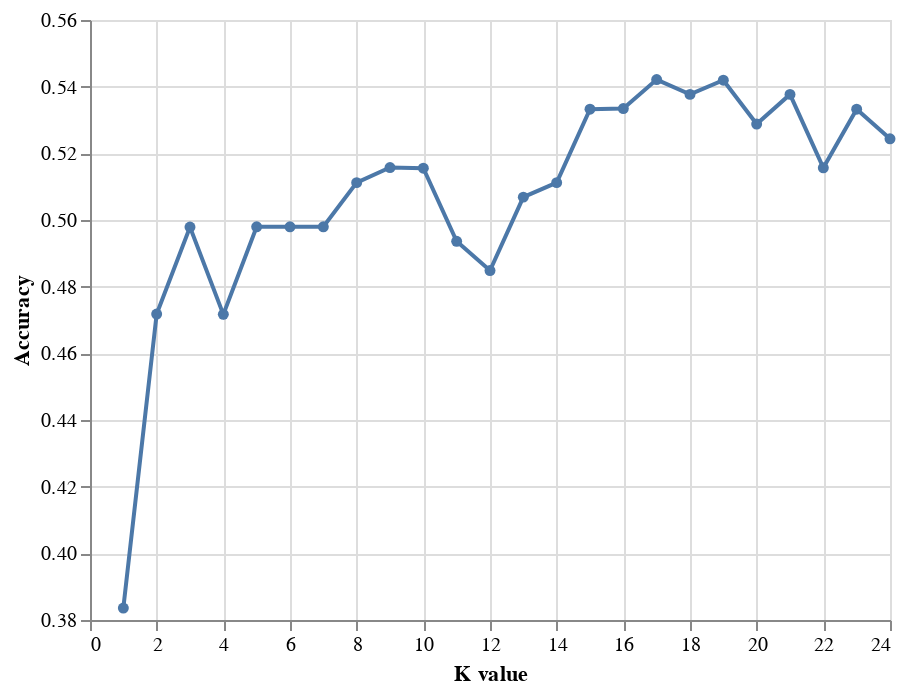

Source (notebook cell):
### Code cell
cross_val_plot=alt.Chart(accuracies_grid2).mark_line(point=True).encode(
    x=alt.X("n_neighbors",title = "K value", scale=alt.Scale(zero=False)),
    y=alt.Y("mean_test_score",title = "Accuracy", scale=alt.Scale(zero=False))
)
cross_val_plot

### Figure 1 — Vega-Lite specification as saved in the notebook (floating-point values rounded to 4 significant figures)
{"config": {"view": {"continuousWidth": 400, "continuousHeight": 300}}, "data": {"name": "data-edd93c0ff7fd7a9fa80c91bde7871efb"}, "mark": {"type": "line", "point": true}, "encoding": {"x": {"field": "n_neighbors", "scale": {"zero": false}, "title": "K value", "type": "quantitative"}, "y": {"field": "mean_test_score", "scale": {"zero": false}, "title": "Accuracy", "type": "quantitative"}}, "$schema": "https://vega.github.io/schema/vega-lite/v4.17.0.json", "datasets": {"data-edd93c0ff7fd7a9fa80c91bde7871efb": [{"n_neighbors": 1, "mean_test_score": 0.3836, "sem_test_score": 0.01698}, {"n_neighbors": 2, "mean_test_score": 0.4718, "sem_test_score": 0.01421}, {"n_neighbors": 3, "mean_test_score": 0.4979, "sem_test_score": 0.006013}, {"n_neighbors": 4, "mean_test_score": 0.4717, "sem_test_score": 0.01598}, {"n_neighbors": 5, "mean_test_score": 0.498, "sem_test_score": 0.006757}, {"n_neighbors": 6, "mean_test_score": 0.498, "sem_test_score": 0.01281}, {"n_neighbors": 7, "mean_test_score": 0.498, "sem_test_score": 0.01024}, {"n_neighbors": 8, "mean_test_score": 0.5112, "sem_test_score": 0.01007}, {"n_neighbors": 9, "mean_test_score": 0.5157, "sem_test_score": 0.01179}, {"n_neighbors": 10, "mean_test_score": 0.5156, "sem_test_score": 0.01174}, {"n_neighbors": 11, "mean_test_score": 0.4936, "sem_test_score": 0.01494}, {"n_neighbors": 12, "mean_test_score": 0.4848, "sem_test_score": 0.01465}, {"n_neighbors": 13, "mean_test_score": 0.5069, "sem_test_score": 0.01666}, {"n_neighbors": 14, "mean_test_score": 0.5112, "sem_test_score": 0.01415}, {"n_neighbors": 15, "mean_test_score": 0.5332, "sem_test_score": 0.01104}, {"n_neighbors": 16, "mean_test_score": 0.5334, "sem_test_score": 0.01718}, {"n_neighbors": 17, "mean_test_score": 0.5421, "sem_test_score": 0.01069}, {"n_neighbors": 18, "mean_test_score": 0.5377, "sem_test_score": 0.0105}, {"n_neighbors": 19, "mean_test_score": 0.5419, "sem_test_score": 0.008641}, {"n_neighbors": 20, "mean_test_score": 0.5288, "sem_test_score": 0.009502}, {"n_neighbors": 21, "mean_test_score": 0.5377, "sem_test_score": 0.0105}, {"n_neighbors": 22, "mean_test_score": 0.5157, "sem_test_score": 0.01378}, {"n_neighbors": 23, "mean_test_score": 0.5332, "sem_test_score": 0.008026}, {"n_neighbors": 24, "mean_test_score": 0.5243, "sem_test_score": 0.006049}]}}
